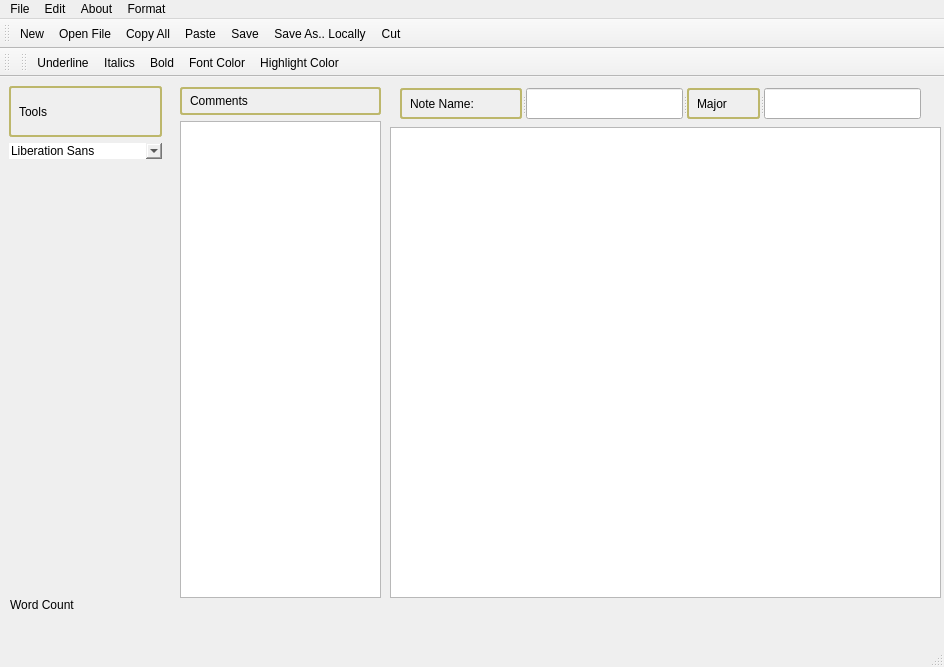
<?xml version="1.0" encoding="UTF-8"?>
<ui version="4.0">
 <class>NoteCreator</class>
 <widget class="QMainWindow" name="NoteCreator">
  <property name="geometry">
   <rect>
    <x>0</x>
    <y>0</y>
    <width>944</width>
    <height>667</height>
   </rect>
  </property>
  <property name="windowTitle">
   <string>MainWindow</string>
  </property>
  <widget class="QWidget" name="centralwidget">
   <widget class="QLabel" name="wordCountLabel">
    <property name="geometry">
     <rect>
      <x>10</x>
      <y>520</y>
      <width>161</width>
      <height>16</height>
     </rect>
    </property>
    <property name="text">
     <string>Word Count</string>
    </property>
   </widget>
   <widget class="QTextEdit" name="writeSpace">
    <property name="geometry">
     <rect>
      <x>390</x>
      <y>50</y>
      <width>551</width>
      <height>471</height>
     </rect>
    </property>
   </widget>
   <widget class="QGroupBox" name="groupBox">
    <property name="geometry">
     <rect>
      <x>0</x>
      <y>0</y>
      <width>171</width>
      <height>91</height>
     </rect>
    </property>
    <property name="styleSheet">
     <string notr="true">border: 5px, bold black</string>
    </property>
    <property name="title">
     <string/>
    </property>
    <layout class="QVBoxLayout" name="verticalLayout">
     <item>
      <widget class="QLabel" name="label">
       <property name="styleSheet">
        <string notr="true">QLabel
 {
    border: 2px solid darkkhaki;
    padding: 5px;
    border-radius: 3px;
    opacity: 200;
}</string>
       </property>
       <property name="text">
        <string>Tools</string>
       </property>
      </widget>
     </item>
     <item>
      <widget class="QFontComboBox" name="fontComboBox"/>
     </item>
    </layout>
   </widget>
   <widget class="QWidget" name="layoutWidget">
    <property name="geometry">
     <rect>
      <x>180</x>
      <y>10</y>
      <width>201</width>
      <height>511</height>
     </rect>
    </property>
    <layout class="QVBoxLayout" name="verticalLayout_3">
     <item>
      <widget class="QLabel" name="label_2">
       <property name="styleSheet">
        <string notr="true">QLabel {
    border: 2px solid darkkhaki;
    padding: 5px;
    border-radius: 3px;
    opacity: 200;
}</string>
       </property>
       <property name="text">
        <string>Comments</string>
       </property>
      </widget>
     </item>
     <item>
      <widget class="QTextEdit" name="commntTextEdit"/>
     </item>
    </layout>
   </widget>
   <widget class="QSplitter" name="splitter">
    <property name="geometry">
     <rect>
      <x>400</x>
      <y>11</y>
      <width>521</width>
      <height>31</height>
     </rect>
    </property>
    <property name="orientation">
     <enum>Qt::Horizontal</enum>
    </property>
    <widget class="QLabel" name="noteNameLabel">
     <property name="styleSheet">
      <string notr="true">QLabel {
    border: 2px solid darkkhaki;
    padding: 5px;
    border-radius: 3px;
    opacity: 200;
}</string>
     </property>
     <property name="text">
      <string>Note Name:</string>
     </property>
    </widget>
    <widget class="QLineEdit" name="noteNameLine"/>
    <widget class="QLabel" name="noteMajorLabel">
     <property name="styleSheet">
      <string notr="true">QLabel {
    border: 2px solid darkkhaki;
    padding: 5px;
    border-radius: 3px;
    opacity: 200;
}</string>
     </property>
     <property name="text">
      <string>Major</string>
     </property>
    </widget>
    <widget class="QLineEdit" name="noteMajorLine"/>
   </widget>
   <zorder>layoutWidget</zorder>
   <zorder>wordCountLabel</zorder>
   <zorder>writeSpace</zorder>
   <zorder>groupBox</zorder>
   <zorder>noteNameLabel</zorder>
   <zorder>noteMajorLabel</zorder>
   <zorder>noteNameLine</zorder>
   <zorder>noteMajorLine</zorder>
  </widget>
  <widget class="QMenuBar" name="menubar">
   <property name="geometry">
    <rect>
     <x>0</x>
     <y>0</y>
     <width>944</width>
     <height>26</height>
    </rect>
   </property>
   <widget class="QMenu" name="menuFile">
    <property name="title">
     <string>File</string>
    </property>
    <addaction name="actionNew"/>
    <addaction name="actionOpen_File"/>
    <addaction name="actionSave"/>
    <addaction name="actionSave_As"/>
    <addaction name="actionSave_As_Online"/>
   </widget>
   <widget class="QMenu" name="menuEdit">
    <property name="title">
     <string>Edit</string>
    </property>
    <addaction name="actionPaste"/>
    <addaction name="actionCopy"/>
    <addaction name="actionCut"/>
   </widget>
   <widget class="QMenu" name="menuABout">
    <property name="title">
     <string>About</string>
    </property>
   </widget>
   <widget class="QMenu" name="menuFormat">
    <property name="title">
     <string>Format</string>
    </property>
    <widget class="QMenu" name="menuText">
     <property name="title">
      <string>Text</string>
     </property>
     <addaction name="actionUnderline"/>
     <addaction name="actionItalics"/>
     <addaction name="actionBold"/>
     <addaction name="separator"/>
     <addaction name="actionFont"/>
     <addaction name="actionFont_Color"/>
     <addaction name="actionHighlight_Color"/>
    </widget>
    <addaction name="menuText"/>
   </widget>
   <addaction name="menuFile"/>
   <addaction name="menuEdit"/>
   <addaction name="menuABout"/>
   <addaction name="menuFormat"/>
  </widget>
  <widget class="QToolBar" name="toolBar">
   <property name="windowTitle">
    <string>toolBar</string>
   </property>
   <attribute name="toolBarArea">
    <enum>TopToolBarArea</enum>
   </attribute>
   <attribute name="toolBarBreak">
    <bool>false</bool>
   </attribute>
   <addaction name="actionNew"/>
   <addaction name="actionOpen_File"/>
   <addaction name="actionCopy"/>
   <addaction name="actionPaste"/>
   <addaction name="actionSave"/>
   <addaction name="actionSave_As"/>
   <addaction name="actionCut"/>
  </widget>
  <widget class="QToolBar" name="toolBar_2">
   <property name="windowTitle">
    <string>toolBar_2</string>
   </property>
   <attribute name="toolBarArea">
    <enum>TopToolBarArea</enum>
   </attribute>
   <attribute name="toolBarBreak">
    <bool>true</bool>
   </attribute>
  </widget>
  <widget class="QToolBar" name="toolBar_3">
   <property name="enabled">
    <bool>true</bool>
   </property>
   <property name="windowTitle">
    <string>toolBar_3</string>
   </property>
   <attribute name="toolBarArea">
    <enum>TopToolBarArea</enum>
   </attribute>
   <attribute name="toolBarBreak">
    <bool>false</bool>
   </attribute>
   <addaction name="actionUnderline"/>
   <addaction name="actionItalics"/>
   <addaction name="actionBold"/>
   <addaction name="actionFont_Color"/>
   <addaction name="actionHighlight_Color"/>
  </widget>
  <widget class="QStatusBar" name="statusbar"/>
  <action name="actionPaste">
   <property name="icon">
    <iconset resource="pics.qrc">
     <normaloff>:/Icons/Paste-icon.png</normaloff>:/Icons/Paste-icon.png</iconset>
   </property>
   <property name="text">
    <string>Paste</string>
   </property>
  </action>
  <action name="actionCopy">
   <property name="icon">
    <iconset resource="pics.qrc">
     <normaloff>:/Icons/Copy-icon.png</normaloff>:/Icons/Copy-icon.png</iconset>
   </property>
   <property name="text">
    <string>Copy All</string>
   </property>
  </action>
  <action name="actionSave">
   <property name="icon">
    <iconset resource="pics.qrc">
     <normaloff>:/Icons/save-icon.png</normaloff>:/Icons/save-icon.png</iconset>
   </property>
   <property name="text">
    <string>Save</string>
   </property>
  </action>
  <action name="actionNew">
   <property name="icon">
    <iconset resource="pics.qrc">
     <normaloff>:/Icons/File-New-icon.png</normaloff>:/Icons/File-New-icon.png</iconset>
   </property>
   <property name="text">
    <string>New</string>
   </property>
  </action>
  <action name="actionCut">
   <property name="icon">
    <iconset resource="pics.qrc">
     <normaloff>:/Icons/Apps-Actions-Cut-icon.png</normaloff>:/Icons/Apps-Actions-Cut-icon.png</iconset>
   </property>
   <property name="text">
    <string>Cut</string>
   </property>
  </action>
  <action name="actionOpen_File">
   <property name="icon">
    <iconset resource="pics.qrc">
     <normaloff>:/Icons/File-Open-icon.png</normaloff>:/Icons/File-Open-icon.png</iconset>
   </property>
   <property name="text">
    <string>Open File</string>
   </property>
  </action>
  <action name="actionSave_As">
   <property name="icon">
    <iconset resource="pics.qrc">
     <normaloff>:/Icons/Save-as-icon.png</normaloff>:/Icons/Save-as-icon.png</iconset>
   </property>
   <property name="text">
    <string>Save As.. Locally</string>
   </property>
  </action>
  <action name="actionUnderline">
   <property name="icon">
    <iconset resource="pics.qrc">
     <normaloff>:/Icons/text-underline-icon.png</normaloff>:/Icons/text-underline-icon.png</iconset>
   </property>
   <property name="text">
    <string>Underline</string>
   </property>
  </action>
  <action name="actionItalics">
   <property name="icon">
    <iconset resource="pics.qrc">
     <normaloff>:/Icons/text-italic-icon.png</normaloff>:/Icons/text-italic-icon.png</iconset>
   </property>
   <property name="text">
    <string>Italics</string>
   </property>
  </action>
  <action name="actionBold">
   <property name="icon">
    <iconset resource="pics.qrc">
     <normaloff>:/Icons/text-bold-icon.png</normaloff>:/Icons/text-bold-icon.png</iconset>
   </property>
   <property name="text">
    <string>Bold</string>
   </property>
  </action>
  <action name="actionFont">
   <property name="text">
    <string>Font</string>
   </property>
  </action>
  <action name="actionFont_Color">
   <property name="icon">
    <iconset resource="pics.qrc">
     <normaloff>:/Icons/font-colors-icon.png</normaloff>:/Icons/font-colors-icon.png</iconset>
   </property>
   <property name="text">
    <string>Font Color</string>
   </property>
  </action>
  <action name="actionHighlight_Color">
   <property name="icon">
    <iconset resource="pics.qrc">
     <normaloff>:/pics/Icons/Actions-color-picker-black-icon.png</normaloff>:/pics/Icons/Actions-color-picker-black-icon.png</iconset>
   </property>
   <property name="text">
    <string>Highlight Color</string>
   </property>
  </action>
  <action name="actionSave_As_Online">
   <property name="text">
    <string>Save As..Online</string>
   </property>
  </action>
 </widget>
 <resources>
  <include location="pics.qrc"/>
 </resources>
 <connections/>
</ui>
